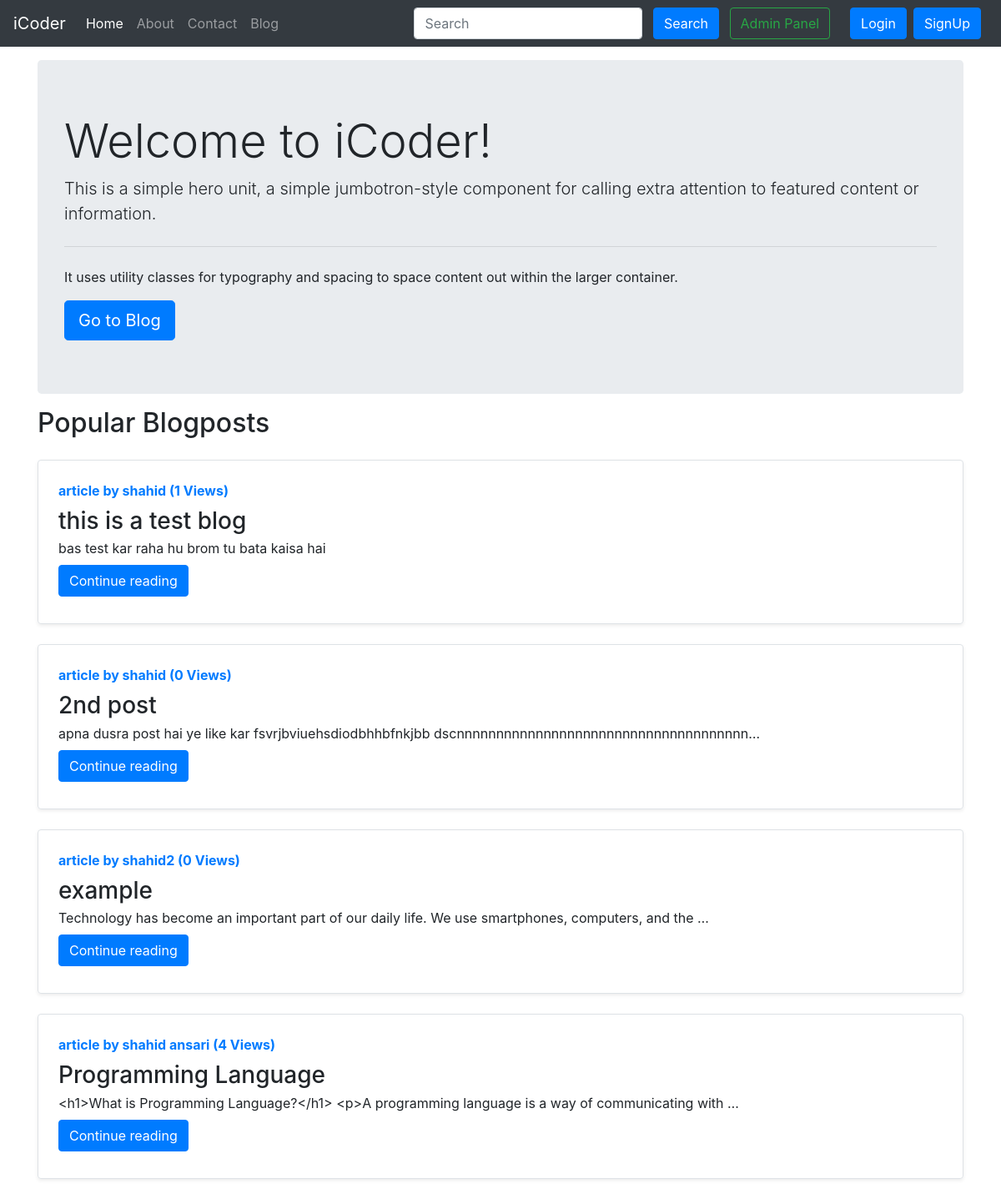
The page / on the database its author committed.
### blog/models.py (models this page shows, shortened)
class post(models.Model):
     sno= models.AutoField(primary_key=True)
     title= models.CharField(max_length=255)
     content= models.TextField()
     author= models.CharField(max_length=13)
     slug= models.CharField(max_length=130, default="")
     views = models.IntegerField(default=0)
     timeStamp=models.DateTimeField(blank=True)

### home/views.py (the view)
# urls.py: 2. Add a URL to urlpatterns:  path('', views.home, name='home')
def home(request):
    allposts= Post.objects.all()
    context = {'allposts': allposts}
    return render(request, 'home/home.html', context)

### templates/home/home.html (shortened to what this page needs)
{% extends "base.html" %}
{% block homeactive %} active {% endblock homeactive %}
{% block body %}
<div class="container">
  <div class="jumbotron my-3">
    <h1 class="display-4">Welcome to iCoder!</h1>
    <p class="lead">This is a simple hero unit, a simple jumbotron-style component for calling extra attention to
      featured content or information.</p>
    <hr class="my-4">
    <p>It uses utility classes for typography and spacing to space content out within the larger container.</p>
    <a class="btn btn-primary btn-lg" href="/blog" role="button">Go to Blog</a>
  </div>
</div>
<div class="container">
  <h2>Popular Blogposts</h2>
  {% for post in allposts  %}
    <div class="row no-gutters border rounded overflow-hidden flex-md-row mb-4 shadow-sm h-md-250 my-4 position-relative">
        <div class="col p-4 d-flex flex-column position-static">
            <strong class="d-inline-block mb-2 text-primary">article by  {{post.author}} ({{post.views}} Views)</strong>
            <h3 class="mb-0">{{post.title}}</h3>
            <p class="card-text mb-auto">{{post.content | truncatechars:100}}</p>
            <div class="my-2">
            	<a href="/blog/{{post.slug}}" role="button" class="btn btn-primary">Continue reading</a>
            </div>
        </div>
    </div>
{% endfor %}
</div>
{% endblock body %}

### rows shown on the page
post: author "shahid", views "1", title "this is a test blog", content "bas test kar raha hu brom tu bata kaisa hai"
post: author "shahid", views "0", title "2nd post", content "apna dusra post hai ye like kar fsvrjbviuehsdiodbhhbfnkjbb dscnnnnnnnnnnnnnnnnnnnnnnnnnnnnnnnnnnnnn…"
post: author "shahid2", views "0", title "example", content "Technology has become an important part of our daily life. We use smartphones, computers, and the …"
post: author "shahid ansari", views "4", title "Programming Language", content "<h1>What is Programming Language?</h1> <p>A programming language is a way of communicating with …"
